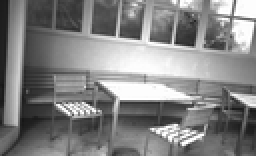
%> input picture MatlabSDK/im0.png, 128 x 78 px, shrunk from 713 x 434 before the run (shown 2 times larger)
$ octave --eval "result = stereoDisparity('im0.png');"   (GNU Octave 9; MATLAB toolbox functions it lacks are replaced by stand-ins)
%> lines starting %> are read from the running program, lines starting %| are printed output that depends on the picture
### MatlabSDK/input_image.m
function [I0,I1] = input_image(scene_path)
%> called with scene_path = 'im0.png'
S0 = dir(fullfile(scene_path,'im0.png')); % pattern to match filenames.
S1 = dir(fullfile(scene_path,'im1.png')); % pattern to match filenames.
F0 = fullfile(scene_path,S0(1).name);
F1 = fullfile(scene_path,S1(1).name);
I0 = imread(F0);
%> I0 is the input picture: size 78x128x3 uint8; min 22, max 255, mean 131.1
I1 = imread(F1);
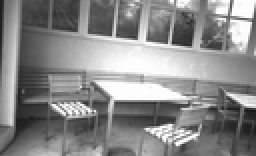
%> input picture MatlabSDK/im1.png, 128 x 78 px, shrunk from 713 x 434 before the run (shown 2 times larger)
%> I1 is the input picture: size 78x128x3 uint8; min 26, max 255, mean 137.3
end

### MatlabSDK/stereoDisparity.m
% The following code was adapted from a Mathworks example available here:
% http://www.mathworks.com/help/vision/examples/stereo-vision.html
%
% This script will compute the disparity map for the image 'right.png' by
% correlating it to 'left.png' using basic block matching and sub-pixel
% estimation. This code corresponds to sections 1 - 3 of the Mathworks
% tutorial.
%
% The main differences with the original tutorial are the following:
%   - Removed dependency on the TemplateMatcher object.
%   - Syntax and variable name changes for clarity.
%   - Extensive commenting.

% $Author: ChrisMcCormick $    $Date: 2014/01/10 22:00:00 $    $Revision: 1.0 $

% Revision notes:
%   v1.0 - 2014/01/10
%     - Initial version.

% Load the stereo images.
% left = imread('left.png');
% right = imread('right.png');
function DbasicSubpixel =  stereoDisparity(path)
% path = 'C:\Challenge\motorcycle';
[left,right] = input_image(path);
%{
% ===================================
%       Display Composite Image
% ===================================
% This code will display the left image as a red image and the right image as a
% cyan image on top of one another. You can view the resulting image with red /
% blue glasses to see it in 3D.

% Create a composite image out of the two stereo images.
leftRed = left(:,:,1);

% Take the green and blue color channels from the right image.
rightGreenBlue = right(:,:,2:3);

% Combine the above channels into a single composite image using the 'cat'
% function, which concatenates the matrices along dimension '3'.
composite = cat(3, leftRed, rightGreenBlue);

% Show the composite image.
figure(1), clf;
image(composite);
axis image;
title('Composite image');
%}

% ====================================
%        Basic Block Matching
% ====================================
% Calculate the disparity using basic block matching with sub-pixel
% estimation.
% The original Mathworks example code utilized the TemplateMatcher from their
% vision toolbox; I've modified the code to work without this dependency.

fprintf('Performing basic block matching...\n');

% Start a timer.
tic();

% Convert the images from RGB to grayscale by averaging the three color
% channels.
leftI = mean(left, 3);
rightI = mean(right, 3);

% DbasicSubpixel will hold the result of the block matching.
% The values will be 'single' precision (32-bit) floating point.
DbasicSubpixel = zeros(size(leftI), 'single');

% The disparity range defines how many pixels away from the block's location
% in the first image to search for a matching block in the other image.
% 50 appears to be a good value for the 450x375 images from the "Cones"
% dataset.
disparityRange = 50;

% Define the size of the blocks for block matching.
halfBlockSize = 3;
blockSize = 2 * halfBlockSize + 1;

% Get the image dimensions.
[imgHeight, imgWidth] = size(leftI);
%> imgHeight = 78; imgWidth = 128

% For each row 'm' of pixels in the image...
for m = 1 : imgHeight

	% Set min/max row bounds for the template and blocks.
	% e.g., for the first row, minr = 1 and maxr = 4
    minr = max(1, m - halfBlockSize);
    maxr = min(imgHeight, m + halfBlockSize);

    % For each column 'n' of pixels in the image...
    for n = 1 : imgWidth

		% Set the min/max column bounds for the template.
		% e.g., for the first column, minc = 1 and maxc = 4
		minc = max(1, n - halfBlockSize);
        maxc = min(imgWidth, n + halfBlockSize);

		% Define the search boundaries as offsets from the template location.
		% Limit the search so that we don't go outside of the image.
		% 'mind' is the the maximum number of pixels we can search to the left.
		% 'maxd' is the maximum number of pixels we can search to the right.
		%
		% In the "Cones" dataset, we only need to search to the right, so mind
		% is 0.
		%
		% For other images which require searching in both directions, set mind
		% as follows:
        %   mind = max(-disparityRange, 1 - minc);
		mind = 0;
        maxd = min(disparityRange, imgWidth - maxc);

		% Select the block from the right image to use as the template.
        template = rightI(minr:maxr, minc:maxc);

		% Get the number of blocks in this search.
		numBlocks = maxd - mind + 1;

		% Create a vector to hold the block differences.
		blockDiffs = zeros(numBlocks, 1);

		% Calculate the difference between the template and each of the blocks.
		for i = mind : maxd

			% Select the block from the left image at the distance 'i'.
			block = leftI(minr:maxr, (minc + i):(maxc + i));

			% Compute the 1-based index of this block into the 'blockDiffs' vector.
			blockIndex = i - mind + 1;

			% Take the sum of absolute differences (SAD) between the template
			% and the block and store the resulting value.
			blockDiffs(blockIndex, 1) = sum(sum(abs(template - block)));
		end

		% Sort the SAD values to find the closest match (smallest difference).
		% Discard the sorted vector (the "~" notation), we just want the list
		% of indices.
		[temp, sortedIndeces] = sort(blockDiffs);

		% Get the 1-based index of the closest-matching block.
		bestMatchIndex = sortedIndeces(1, 1);

		% Convert the 1-based index of this block back into an offset.
		% This is the final disparity value produced by basic block matching.
		d = bestMatchIndex + mind - 1;

		% Calculate a sub-pixel estimate of the disparity by interpolating.
		% Sub-pixel estimation requires a block to the left and right, so we
		% skip it if the best matching block is at either edge of the search
		% window.
		if ((bestMatchIndex == 1) || (bestMatchIndex == numBlocks))
			% Skip sub-pixel estimation and store the initial disparity value.
			DbasicSubpixel(m, n) = d;
		else
			% Grab the SAD values at the closest matching block (C2) and it's
			% immediate neighbors (C1 and C3).
			C1 = blockDiffs(bestMatchIndex - 1);
			C2 = blockDiffs(bestMatchIndex);
			C3 = blockDiffs(bestMatchIndex + 1);

			% Adjust the disparity by some fraction.
			% We're estimating the subpixel location of the true best match.
			DbasicSubpixel(m, n) = d - (0.5 * (C3 - C1) / (C1 - (2*C2) + C3));
		end
    end

	% Update progress every 10th row.
	if (mod(m, 10) == 0)
		fprintf('  Image row %d / %d (%.0f%%)\n', m, imgHeight, (m / imgHeight) * 100);
	end

end
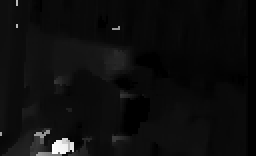
%> DbasicSubpixel: size 78x128 single (shown 2 times larger); min 0, max 50, mean 2.7; drawn with min black and max white
%> after the loop, C1 = 184; C2 = 75; C3 = 180; blockDiffs = 117

% Display compute time.
% elapsed = toc();
% fprintf('Calculating disparity map took %.2f min.\n', elapsed / 60.0);

% =========================================
%        Visualize Disparity Map
% =========================================

% fprintf('Displaying disparity map...\n');


% Switch to figure 1.
% figure(1);

% Clear the current figure window.
% clf;

% Display the disparity map.
% Passing an empty matrix as the second argument tells imshow to take the
% minimum and maximum values of the data and map the data range to the
% display colors.
% image(DbasicSubpixel, []);


% Configure the axes to properly display an image.
% axis image;

% Use the 'jet' color map.
% You might also consider removing this line to view the disparity map in
% grayscale.
% colormap('jet');

% Display the color map legend.
% colorbar;

% Specify the minimum and maximum values in the disparity map so that the
% values can be properly mapped into the full range of colors.
% If you have negative disparity values, this will clip them to 0.
%caxis([0 disparityRange]);

% Set the title to display.
% title(strcat('Basic block matching, Sub-px acc., Search right, Block size = ', num2str(blockSize)));
